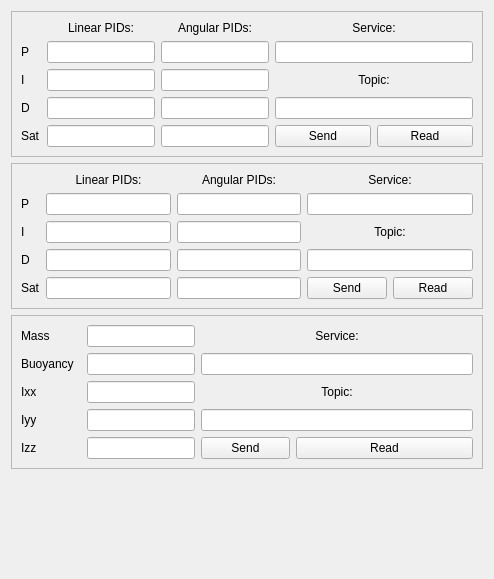
<?xml version="1.0" encoding="UTF-8"?>
<ui version="4.0">
 <class>MainWidget</class>
 <widget class="QWidget" name="MainWidget">
  <property name="geometry">
   <rect>
    <x>0</x>
    <y>0</y>
    <width>494</width>
    <height>579</height>
   </rect>
  </property>
  <property name="windowTitle">
   <string>Cascaded PID Tuner</string>
  </property>
  <layout class="QVBoxLayout" name="verticalLayout">
   <item>
    <widget class="QFrame" name="frame">
     <property name="frameShape">
      <enum>QFrame::StyledPanel</enum>
     </property>
     <property name="frameShadow">
      <enum>QFrame::Raised</enum>
     </property>
     <layout class="QGridLayout" name="gridLayout">
      <item row="5" column="0">
       <widget class="QLabel" name="label_19">
        <property name="text">
         <string>Sat</string>
        </property>
       </widget>
      </item>
      <item row="0" column="1">
       <widget class="QLabel" name="label_18">
        <property name="text">
         <string>Linear PIDs:</string>
        </property>
        <property name="alignment">
         <set>Qt::AlignCenter</set>
        </property>
       </widget>
      </item>
      <item row="5" column="4">
       <widget class="QPushButton" name="t1_read">
        <property name="text">
         <string>Read</string>
        </property>
       </widget>
      </item>
      <item row="3" column="1">
       <widget class="QLineEdit" name="t1_li">
        <property name="sizePolicy">
         <sizepolicy hsizetype="Minimum" vsizetype="Fixed">
          <horstretch>0</horstretch>
          <verstretch>0</verstretch>
         </sizepolicy>
        </property>
       </widget>
      </item>
      <item row="5" column="3">
       <widget class="QPushButton" name="t1_send">
        <property name="text">
         <string>Send</string>
        </property>
       </widget>
      </item>
      <item row="1" column="3" colspan="2">
       <widget class="QLineEdit" name="t1_srv"/>
      </item>
      <item row="3" column="0">
       <widget class="QLabel" name="label_2">
        <property name="sizePolicy">
         <sizepolicy hsizetype="Preferred" vsizetype="Preferred">
          <horstretch>0</horstretch>
          <verstretch>0</verstretch>
         </sizepolicy>
        </property>
        <property name="maximumSize">
         <size>
          <width>20</width>
          <height>16777215</height>
         </size>
        </property>
        <property name="text">
         <string>I</string>
        </property>
       </widget>
      </item>
      <item row="1" column="1">
       <widget class="QLineEdit" name="t1_lp">
        <property name="sizePolicy">
         <sizepolicy hsizetype="Minimum" vsizetype="Fixed">
          <horstretch>0</horstretch>
          <verstretch>0</verstretch>
         </sizepolicy>
        </property>
       </widget>
      </item>
      <item row="3" column="3" colspan="2">
       <widget class="QLabel" name="label_17">
        <property name="text">
         <string>Topic:</string>
        </property>
        <property name="alignment">
         <set>Qt::AlignCenter</set>
        </property>
       </widget>
      </item>
      <item row="1" column="0">
       <widget class="QLabel" name="label">
        <property name="sizePolicy">
         <sizepolicy hsizetype="Preferred" vsizetype="Preferred">
          <horstretch>0</horstretch>
          <verstretch>0</verstretch>
         </sizepolicy>
        </property>
        <property name="maximumSize">
         <size>
          <width>20</width>
          <height>16777215</height>
         </size>
        </property>
        <property name="text">
         <string>P</string>
        </property>
       </widget>
      </item>
      <item row="0" column="3" colspan="2">
       <widget class="QLabel" name="label_4">
        <property name="text">
         <string>Service:</string>
        </property>
        <property name="alignment">
         <set>Qt::AlignCenter</set>
        </property>
       </widget>
      </item>
      <item row="4" column="1">
       <widget class="QLineEdit" name="t1_ld">
        <property name="sizePolicy">
         <sizepolicy hsizetype="Minimum" vsizetype="Fixed">
          <horstretch>0</horstretch>
          <verstretch>0</verstretch>
         </sizepolicy>
        </property>
       </widget>
      </item>
      <item row="5" column="1">
       <widget class="QLineEdit" name="t1_ls">
        <property name="sizePolicy">
         <sizepolicy hsizetype="Preferred" vsizetype="Fixed">
          <horstretch>0</horstretch>
          <verstretch>0</verstretch>
         </sizepolicy>
        </property>
       </widget>
      </item>
      <item row="4" column="3" colspan="2">
       <widget class="QLineEdit" name="t1_tpc"/>
      </item>
      <item row="4" column="0">
       <widget class="QLabel" name="label_3">
        <property name="sizePolicy">
         <sizepolicy hsizetype="Preferred" vsizetype="Preferred">
          <horstretch>0</horstretch>
          <verstretch>0</verstretch>
         </sizepolicy>
        </property>
        <property name="maximumSize">
         <size>
          <width>20</width>
          <height>16777215</height>
         </size>
        </property>
        <property name="text">
         <string>D</string>
        </property>
       </widget>
      </item>
      <item row="1" column="2">
       <widget class="QLineEdit" name="t1_ap">
        <property name="sizePolicy">
         <sizepolicy hsizetype="Preferred" vsizetype="Fixed">
          <horstretch>0</horstretch>
          <verstretch>0</verstretch>
         </sizepolicy>
        </property>
       </widget>
      </item>
      <item row="3" column="2">
       <widget class="QLineEdit" name="t1_ai">
        <property name="sizePolicy">
         <sizepolicy hsizetype="Preferred" vsizetype="Fixed">
          <horstretch>0</horstretch>
          <verstretch>0</verstretch>
         </sizepolicy>
        </property>
       </widget>
      </item>
      <item row="4" column="2">
       <widget class="QLineEdit" name="t1_ad">
        <property name="sizePolicy">
         <sizepolicy hsizetype="Preferred" vsizetype="Fixed">
          <horstretch>0</horstretch>
          <verstretch>0</verstretch>
         </sizepolicy>
        </property>
       </widget>
      </item>
      <item row="5" column="2">
       <widget class="QLineEdit" name="t1_as">
        <property name="sizePolicy">
         <sizepolicy hsizetype="Preferred" vsizetype="Fixed">
          <horstretch>0</horstretch>
          <verstretch>0</verstretch>
         </sizepolicy>
        </property>
       </widget>
      </item>
      <item row="0" column="2">
       <widget class="QLabel" name="label_20">
        <property name="text">
         <string>Angular PIDs:</string>
        </property>
        <property name="alignment">
         <set>Qt::AlignCenter</set>
        </property>
       </widget>
      </item>
     </layout>
    </widget>
   </item>
   <item>
    <widget class="QFrame" name="frame_2">
     <property name="frameShape">
      <enum>QFrame::StyledPanel</enum>
     </property>
     <property name="frameShadow">
      <enum>QFrame::Raised</enum>
     </property>
     <layout class="QGridLayout" name="gridLayout_2">
      <item row="1" column="1">
       <widget class="QLineEdit" name="t2_lp">
        <property name="sizePolicy">
         <sizepolicy hsizetype="Minimum" vsizetype="Fixed">
          <horstretch>0</horstretch>
          <verstretch>0</verstretch>
         </sizepolicy>
        </property>
       </widget>
      </item>
      <item row="3" column="1" rowspan="2">
       <widget class="QLineEdit" name="t2_li">
        <property name="sizePolicy">
         <sizepolicy hsizetype="Minimum" vsizetype="Fixed">
          <horstretch>0</horstretch>
          <verstretch>0</verstretch>
         </sizepolicy>
        </property>
       </widget>
      </item>
      <item row="1" column="3" colspan="2">
       <widget class="QLineEdit" name="t2_srv"/>
      </item>
      <item row="5" column="1">
       <widget class="QLineEdit" name="t2_ld">
        <property name="sizePolicy">
         <sizepolicy hsizetype="Minimum" vsizetype="Fixed">
          <horstretch>0</horstretch>
          <verstretch>0</verstretch>
         </sizepolicy>
        </property>
       </widget>
      </item>
      <item row="0" column="3" colspan="2">
       <widget class="QLabel" name="label_6">
        <property name="text">
         <string>Service:</string>
        </property>
        <property name="alignment">
         <set>Qt::AlignCenter</set>
        </property>
       </widget>
      </item>
      <item row="5" column="3" colspan="2">
       <widget class="QLineEdit" name="t2_tpc"/>
      </item>
      <item row="5" column="0">
       <widget class="QLabel" name="label_8">
        <property name="sizePolicy">
         <sizepolicy hsizetype="Preferred" vsizetype="Preferred">
          <horstretch>0</horstretch>
          <verstretch>0</verstretch>
         </sizepolicy>
        </property>
        <property name="maximumSize">
         <size>
          <width>20</width>
          <height>16777215</height>
         </size>
        </property>
        <property name="text">
         <string>D</string>
        </property>
       </widget>
      </item>
      <item row="1" column="0">
       <widget class="QLabel" name="label_5">
        <property name="sizePolicy">
         <sizepolicy hsizetype="Preferred" vsizetype="Preferred">
          <horstretch>0</horstretch>
          <verstretch>0</verstretch>
         </sizepolicy>
        </property>
        <property name="maximumSize">
         <size>
          <width>20</width>
          <height>16777215</height>
         </size>
        </property>
        <property name="text">
         <string>P</string>
        </property>
       </widget>
      </item>
      <item row="6" column="4">
       <widget class="QPushButton" name="t2_read">
        <property name="text">
         <string>Read</string>
        </property>
       </widget>
      </item>
      <item row="6" column="3">
       <widget class="QPushButton" name="t2_send">
        <property name="text">
         <string>Send</string>
        </property>
       </widget>
      </item>
      <item row="0" column="1">
       <widget class="QLabel" name="label_21">
        <property name="text">
         <string>Linear PIDs:</string>
        </property>
        <property name="alignment">
         <set>Qt::AlignCenter</set>
        </property>
       </widget>
      </item>
      <item row="0" column="2">
       <widget class="QLabel" name="label_22">
        <property name="text">
         <string>Angular PIDs:</string>
        </property>
        <property name="alignment">
         <set>Qt::AlignCenter</set>
        </property>
       </widget>
      </item>
      <item row="1" column="2">
       <widget class="QLineEdit" name="t2_ap"/>
      </item>
      <item row="3" column="2" rowspan="2">
       <widget class="QLineEdit" name="t2_ai"/>
      </item>
      <item row="5" column="2">
       <widget class="QLineEdit" name="t2_ad"/>
      </item>
      <item row="6" column="1">
       <widget class="QLineEdit" name="t2_ls"/>
      </item>
      <item row="6" column="2">
       <widget class="QLineEdit" name="t2_as"/>
      </item>
      <item row="3" column="0" rowspan="2">
       <widget class="QLabel" name="label_7">
        <property name="sizePolicy">
         <sizepolicy hsizetype="Preferred" vsizetype="Preferred">
          <horstretch>0</horstretch>
          <verstretch>0</verstretch>
         </sizepolicy>
        </property>
        <property name="maximumSize">
         <size>
          <width>20</width>
          <height>16777215</height>
         </size>
        </property>
        <property name="text">
         <string>I</string>
        </property>
       </widget>
      </item>
      <item row="3" column="3" rowspan="2" colspan="2">
       <widget class="QLabel" name="label_16">
        <property name="minimumSize">
         <size>
          <width>0</width>
          <height>0</height>
         </size>
        </property>
        <property name="text">
         <string>Topic:</string>
        </property>
        <property name="alignment">
         <set>Qt::AlignCenter</set>
        </property>
       </widget>
      </item>
      <item row="6" column="0">
       <widget class="QLabel" name="label_23">
        <property name="text">
         <string>Sat</string>
        </property>
       </widget>
      </item>
     </layout>
    </widget>
   </item>
   <item>
    <widget class="QFrame" name="frame_3">
     <property name="frameShape">
      <enum>QFrame::StyledPanel</enum>
     </property>
     <property name="frameShadow">
      <enum>QFrame::Raised</enum>
     </property>
     <layout class="QGridLayout" name="gridLayout_3">
      <item row="3" column="1">
       <widget class="QLineEdit" name="t3_iyy">
        <property name="sizePolicy">
         <sizepolicy hsizetype="Preferred" vsizetype="Fixed">
          <horstretch>0</horstretch>
          <verstretch>0</verstretch>
         </sizepolicy>
        </property>
       </widget>
      </item>
      <item row="4" column="1">
       <widget class="QLineEdit" name="t3_izz">
        <property name="sizePolicy">
         <sizepolicy hsizetype="Preferred" vsizetype="Fixed">
          <horstretch>0</horstretch>
          <verstretch>0</verstretch>
         </sizepolicy>
        </property>
       </widget>
      </item>
      <item row="1" column="1">
       <widget class="QLineEdit" name="t3_b">
        <property name="sizePolicy">
         <sizepolicy hsizetype="Minimum" vsizetype="Fixed">
          <horstretch>0</horstretch>
          <verstretch>0</verstretch>
         </sizepolicy>
        </property>
       </widget>
      </item>
      <item row="2" column="1">
       <widget class="QLineEdit" name="t3_ixx">
        <property name="sizePolicy">
         <sizepolicy hsizetype="Minimum" vsizetype="Fixed">
          <horstretch>0</horstretch>
          <verstretch>0</verstretch>
         </sizepolicy>
        </property>
       </widget>
      </item>
      <item row="0" column="1">
       <widget class="QLineEdit" name="t3_m">
        <property name="sizePolicy">
         <sizepolicy hsizetype="Minimum" vsizetype="Fixed">
          <horstretch>0</horstretch>
          <verstretch>0</verstretch>
         </sizepolicy>
        </property>
       </widget>
      </item>
      <item row="1" column="0">
       <widget class="QLabel" name="label_11">
        <property name="sizePolicy">
         <sizepolicy hsizetype="Preferred" vsizetype="Preferred">
          <horstretch>0</horstretch>
          <verstretch>0</verstretch>
         </sizepolicy>
        </property>
        <property name="maximumSize">
         <size>
          <width>60</width>
          <height>16777215</height>
         </size>
        </property>
        <property name="text">
         <string>Buoyancy</string>
        </property>
       </widget>
      </item>
      <item row="2" column="0">
       <widget class="QLabel" name="label_10">
        <property name="sizePolicy">
         <sizepolicy hsizetype="Preferred" vsizetype="Preferred">
          <horstretch>0</horstretch>
          <verstretch>0</verstretch>
         </sizepolicy>
        </property>
        <property name="maximumSize">
         <size>
          <width>60</width>
          <height>16777215</height>
         </size>
        </property>
        <property name="text">
         <string>Ixx</string>
        </property>
       </widget>
      </item>
      <item row="0" column="0">
       <widget class="QLabel" name="label_12">
        <property name="sizePolicy">
         <sizepolicy hsizetype="Preferred" vsizetype="Preferred">
          <horstretch>0</horstretch>
          <verstretch>0</verstretch>
         </sizepolicy>
        </property>
        <property name="maximumSize">
         <size>
          <width>60</width>
          <height>16777215</height>
         </size>
        </property>
        <property name="text">
         <string>Mass</string>
        </property>
       </widget>
      </item>
      <item row="3" column="0">
       <widget class="QLabel" name="label_13">
        <property name="sizePolicy">
         <sizepolicy hsizetype="Preferred" vsizetype="Preferred">
          <horstretch>0</horstretch>
          <verstretch>0</verstretch>
         </sizepolicy>
        </property>
        <property name="maximumSize">
         <size>
          <width>60</width>
          <height>16777215</height>
         </size>
        </property>
        <property name="text">
         <string>Iyy</string>
        </property>
       </widget>
      </item>
      <item row="4" column="0">
       <widget class="QLabel" name="label_14">
        <property name="sizePolicy">
         <sizepolicy hsizetype="Preferred" vsizetype="Preferred">
          <horstretch>0</horstretch>
          <verstretch>0</verstretch>
         </sizepolicy>
        </property>
        <property name="maximumSize">
         <size>
          <width>60</width>
          <height>16777215</height>
         </size>
        </property>
        <property name="text">
         <string>Izz</string>
        </property>
       </widget>
      </item>
      <item row="4" column="2">
       <widget class="QPushButton" name="t3_send">
        <property name="text">
         <string>Send</string>
        </property>
       </widget>
      </item>
      <item row="1" column="2" colspan="3">
       <widget class="QLineEdit" name="t3_srv"/>
      </item>
      <item row="0" column="2" colspan="3">
       <widget class="QLabel" name="label_9">
        <property name="text">
         <string>Service:</string>
        </property>
        <property name="alignment">
         <set>Qt::AlignCenter</set>
        </property>
       </widget>
      </item>
      <item row="3" column="2" colspan="3">
       <widget class="QLineEdit" name="t3_tpc"/>
      </item>
      <item row="4" column="3" colspan="2">
       <widget class="QPushButton" name="t3_read">
        <property name="text">
         <string>Read</string>
        </property>
       </widget>
      </item>
      <item row="2" column="2" colspan="3">
       <widget class="QLabel" name="label_15">
        <property name="text">
         <string>Topic:</string>
        </property>
        <property name="alignment">
         <set>Qt::AlignCenter</set>
        </property>
       </widget>
      </item>
     </layout>
    </widget>
   </item>
   <item>
    <spacer name="verticalSpacer">
     <property name="orientation">
      <enum>Qt::Vertical</enum>
     </property>
     <property name="sizeHint" stdset="0">
      <size>
       <width>20</width>
       <height>1</height>
      </size>
     </property>
    </spacer>
   </item>
  </layout>
 </widget>
 <tabstops>
  <tabstop>t1_lp</tabstop>
  <tabstop>t1_li</tabstop>
  <tabstop>t1_ld</tabstop>
  <tabstop>t1_ls</tabstop>
  <tabstop>t1_ap</tabstop>
  <tabstop>t1_ai</tabstop>
  <tabstop>t1_ad</tabstop>
  <tabstop>t1_as</tabstop>
  <tabstop>t1_srv</tabstop>
  <tabstop>t1_tpc</tabstop>
  <tabstop>t1_send</tabstop>
  <tabstop>t1_read</tabstop>
  <tabstop>t2_lp</tabstop>
  <tabstop>t2_li</tabstop>
  <tabstop>t2_ld</tabstop>
  <tabstop>t2_ls</tabstop>
  <tabstop>t2_ap</tabstop>
  <tabstop>t2_ai</tabstop>
  <tabstop>t2_ad</tabstop>
  <tabstop>t2_as</tabstop>
  <tabstop>t2_srv</tabstop>
  <tabstop>t2_tpc</tabstop>
  <tabstop>t2_send</tabstop>
  <tabstop>t2_read</tabstop>
  <tabstop>t3_m</tabstop>
  <tabstop>t3_b</tabstop>
  <tabstop>t3_ixx</tabstop>
  <tabstop>t3_iyy</tabstop>
  <tabstop>t3_izz</tabstop>
  <tabstop>t3_srv</tabstop>
  <tabstop>t3_tpc</tabstop>
  <tabstop>t3_send</tabstop>
  <tabstop>t3_read</tabstop>
 </tabstops>
 <resources/>
 <connections/>
</ui>
